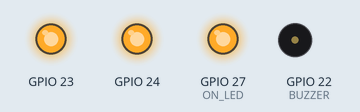
A program run on a simulated Raspberry Pi (BCM pin numbers). Shown: output pins drawn as LEDs (lit = HIGH), buzzer (waves = sounding, pin HIGH). What the program prints to the terminal is not drawn. At 4.0 s the program stops and its outputs stay as they are.

Above: at 0.15 s.
At 0.9 s:
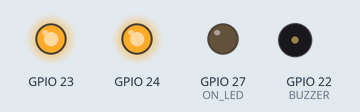
At 3.1 s:
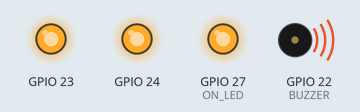
Timing chart, 0 to 5.0 s (numbered marks = the images above):
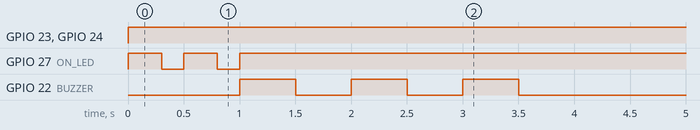

The program:

Startup.py
```python
''' Este script está configurado para ser executado no startup do sistema '''
import RPi.GPIO as GPIO
import time
import Config

try:
    Config.ledON()
    time.sleep(0.3)
    Config.ledOFF()
    time.sleep(0.2)
    Config.ledON()
    time.sleep(0.3)
    Config.ledOFF()
    time.sleep(0.2)
    Config.ledON()

    Config.threeBuzz()

    print("Programa iniciado")

finally:
    #GPIO.cleanup() comentado para o ledse manter aceso
    print('FIM Startup')
```

Config.py
```python
import RPi.GPIO as GPIO
from motor import Motor
import time

print("Configurando...")

GPIO.setmode(GPIO.BCM)

ON_LED = 27
BUZZER = 22
GPIO.setup(ON_LED, GPIO.OUT)
GPIO.setup(BUZZER, GPIO.OUT, initial=GPIO.LOW)

motorLeft = Motor(23, 'Esquerda')
motorRight = Motor(24, 'Direita')

print("Configuração completa")

def ledON():
    GPIO.output(ON_LED, GPIO.HIGH)
def ledOFF():
    GPIO.output(ON_LED, GPIO.LOW)

def buzz(duration):
    GPIO.output(BUZZER, GPIO.HIGH)
    time.sleep(duration)
    GPIO.output(BUZZER, GPIO.LOW)
def threeBuzz():
    buzz(0.5)
    time.sleep(0.5)
    buzz(0.5)
    time.sleep(0.5)
    buzz(0.5)
    time.sleep(0.5)
```

motor.py
```python
import RPi.GPIO as GPIO
import time

class Motor:
    def __init__(self, pin: int, name: str):
        self.pin = pin
        self.name = name

        GPIO.setup(pin, GPIO.OUT, initial=GPIO.HIGH)
        # Faz o relé interromper a alimentação do driver de motor
        # Isso faz o motor desativar
        GPIO.output(pin, GPIO.HIGH)

    def PRINT(self):
        print("- Motor: " + self.name + " - Inc Pin: " + str(self.dp.INC_PIN))

    #def setState(self, state: bool):
    #    GPIO.output(self.pin, state)

    def stop(self):
        GPIO.output(self.pin, GPIO.HIGH)

    def run(self):
        GPIO.output(self.pin, GPIO.LOW)
```

Measured:
- by itself, GPIO 23, GPIO 24: LOW → HIGH at 0.00 s
- by itself, GPIO 27 (ON_LED): alternates HIGH for 0.30 s and LOW for 0.20 s, 5 changes in all, then stays HIGH
- by itself, GPIO 22 (BUZZER): alternates HIGH for 0.50 s and LOW for 0.50 s, 6 changes in all, then stays LOW
